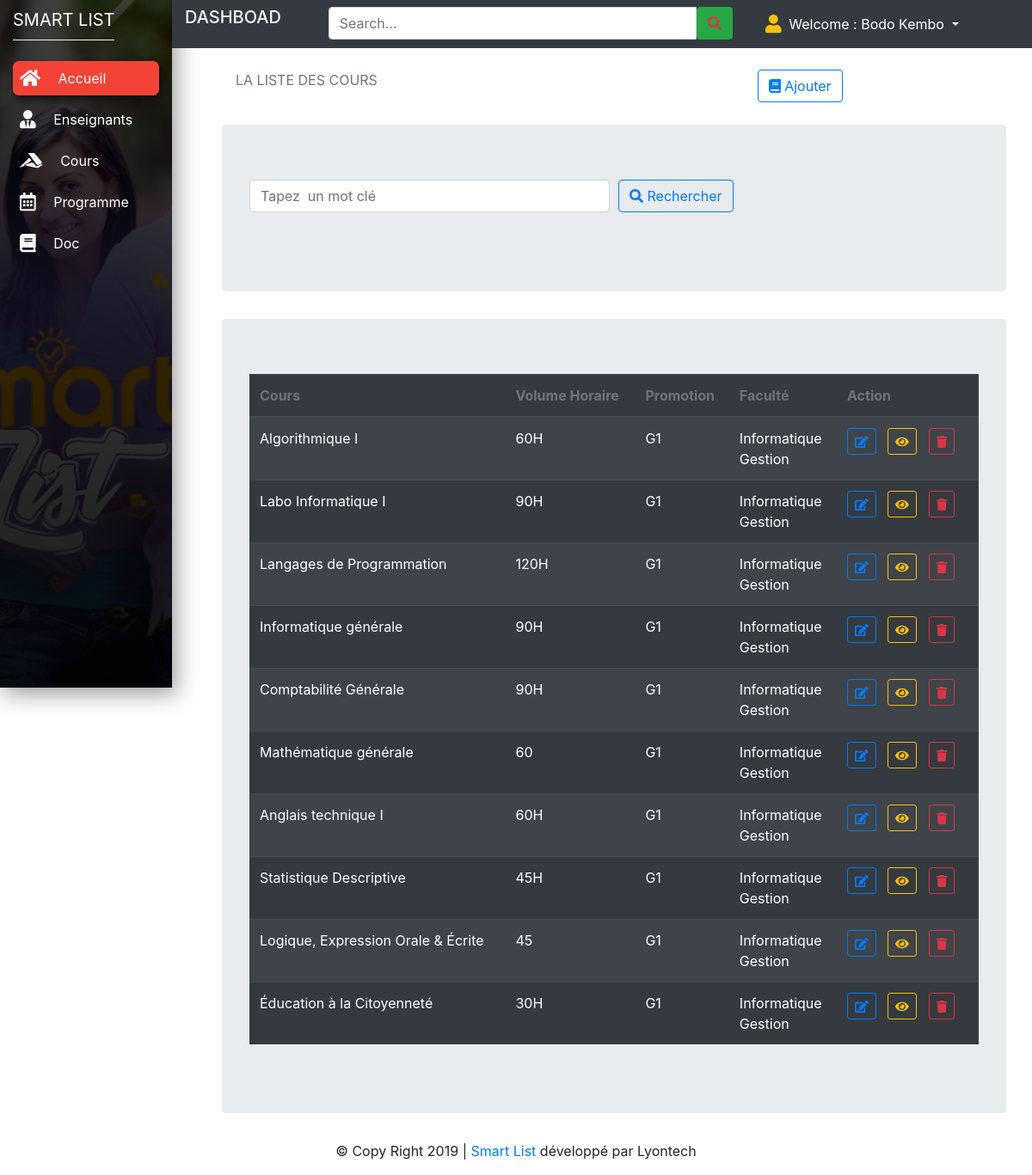
The app's page /pages/secretariat/dashboard.php?p=cours (signed in) with its own data.
### tables this page shows
CREATE TABLE `t_cours` (
  `idcours` int(11) NOT NULL,
  `idfac` int(11) DEFAULT NULL,
  `idpromo` int(11) DEFAULT NULL,
  `cours` varchar(100) DEFAULT NULL,
  `volHor` varchar(4) DEFAULT NULL,
  `description_cours` text,
  `date_at` varchar(10) DEFAULT NULL,
  `date_update` varchar(10) DEFAULT NULL
);

CREATE TABLE `t_promotion` (
  `idpromo` int(11) NOT NULL,
  `slug_promo` varchar(10) DEFAULT NULL,
  `promotion` varchar(20) DEFAULT NULL,
  `iduser` int(11) DEFAULT NULL
);

CREATE TABLE `t_faculte` (
  `idfac` int(11) NOT NULL,
  `faculte` varchar(100) DEFAULT NULL,
  `_option` varchar(100) DEFAULT NULL,
  `iduser` int(11) DEFAULT NULL
);

### pages/secretariat/cours.php (the view, shortened to what this page needs)
 <?php
require_once('../../app/cnx.php');
$name=isset($_POST['name'])?$_POST['name']:"";
  $size=isset($_GET['size'])?$_GET['size']:10;
  $page=isset($_GET['page'])?$_GET['page']:1;
  $offset=($page-1)*$size;
$query = "SELECT *
            FROM t_cours
                LEFT JOIN t_faculte ON t_faculte.idfac=t_cours.idfac
                LEFT JOIN t_promotion ON t_promotion.idpromo=t_cours.idpromo
            WHERE  cours like '%$name%'
              limit $size offset $offset";
$resultat=$bdd->query($query);
  ?>
<div style="margin-left:20%;width:5000px">
    <div class="row p-3 mb-2">
       <div class="col-md-8 ">
        <p class="text-muted">LA LISTE DES COURS</p>
       </div>
       <div class="col-md-4">
       <button type="button" class="btn btn-outline-primary my-2 my-sm-0" data-toggle="modal" data-target="#cours">
            <span class="fas fa-book"></span>
                  Ajouter
              </button>
       </div>
     </div>
    <div class="jumbotron" id="div-id-name">
          <div class="card-title">
            <form action="dashboard.php?p=cours" method="POST">
             <div class="form-row">
                <div class="form-group col-md-6">
                  <input type="text" class="form-control" name="name" autocomplete="off" placeholder="Tapez  un mot clé">
                </div>
                <div class="form-group col-md-4">
                  <button type="submit" class="btn btn-outline-primary my-2 my-sm-0"> <i class="fas fa-search"></i> Rechercher</button>
                 </div>
              </div>
            </form>
        </div>
    </div>
    <div class="jumbotron" id="div-id-name">
      <table class="table table-striped  table-dark">
        <thead>
          <tr class="text-muted bg-dark">
            <th scope="col">Cours</th>
            <th scope="col">Volume Horaire</th>
            <th scope="col">Promotion</th>
            <th scope="col">Faculté</th>
            <th scope="col">Action</th>
      </tr>
      </thead>
      <tbody>
                    <?php
                      foreach($resultat as $cours){
                        ?>
                        <tr>
                        <td>
                          <?php echo $cours['cours']?>
                        </td>
                        <td>
                          <?php echo $cours['volHor']?>
                        </td>
                        <td>
                          <?php echo $cours['slug_promo']?>
                        </td>
                        <td>
                          <?php echo $cours['faculte']?><br>
                          <?php echo $cours['_option']?>
                        </td>
                        <td>
                          <a class="btn btn-sm btn-outline-primary" href="dashboard.php?p=edit_cours&id=<?php echo $cours['idcours']?>">
                            <span class="fas fa-edit"></span>
                          </a> &nbsp;
                          <a class="btn btn-sm btn-outline-warning" href="dashboard.php?p=detail_cours&id=<?php echo $cours['idcours']?>">
                            <span class="fas fa-eye"></span>
                          </a> &nbsp;
                          <a class="btn btn-sm btn-outline-danger" href="dashboard.php?p=delete_cours&id=<?php echo $cours['idcours']?>">
                            <span class="fas fa-trash"></span>
                          </a> &nbsp;
                        </td>
                        </tr>
                  <?php
                    }
                    ?>
                  </tbody>
    </table>
    </div>
</div>

### pages/secretariat/dashboard.php (shortened to what this page needs)
<?php
	if (isset($_SESSION['id'])) {
	    $user = $_SESSION['name'];
	}
		if(!empty($user))
		{
			include('includes/head.php') ;
			include('includes/sidebar.php');
			include('includes/topbar.php');
			?>
			<section>
			  <div class="container">
			    <div class="row">
			    <?php
			      include ((isset($_GET['p'])?$_GET['p']:'rapport').'.php');
			      $content_for_layout =ob_get_clean();
			    ?>
			    <?= $content_for_layout;?>
			    </div>
			  </div>
			</section>
			<?php
			include('../includes/footer.php');
			}
	else {
	  header('location:../forbidden.php');
	}
			?>

### pages/secretariat/includes/head.php (shortened to what this page needs)
<!doctype html>
<html lang="fr">
  <head>
    <link rel="stylesheet" href="https://use.fontawesome.com/releases/v5.11.2/css/all.css">
    <link rel="stylesheet" href="https://use.fontawesome.com/releases/v5.11.2/css/v4-shims.css">
    <link rel="stylesheet" href="https://stackpath.bootstrapcdn.com/bootstrap/4.3.1/css/bootstrap.min.css">
    <link rel="stylesheet" href="../../css/design.css">
    <link rel="stylesheet" href="../../css/bootstrap.css">
  </head>
  <body>

### pages/secretariat/includes/sidebar.php (shortened to what this page needs)
<nav class="navbar navbar-expand-md navbar-light">
<div class="collapse navbar-collapse" id="myNavbar">
  <div class="container-fluid">
    <div class="row">
        <div class="col-xl-2 col-lg-2 col-md-4 sidebar fixed-top">
          <a href="#" class="navbar-brand text-white d-blcok mx-auto
          text-center py-2 mb-4 bottom-border"> SMART LIST</a>
          <ul class="navbar-nav flex-column">
            <li class="nav-item">
              <a href="dashboard.php" class="nav-link text-white p-2 mb-2 current">
                <i class="fas fa-home text-light fa-lg mr-3"></i>
                Accueil
            </a>
            </li>
            <li class="nav-item">
              <a href="dashboard.php?p=enseignant" class="nav-link text-white p-2 mb-2 sidebar-link">
                <i class="fas fa-user-tie text-light fa-lg mr-3"></i>
                Enseignants
            </a>
            </li>
            <li class="nav-item">
              <a href="dashboard.php?p=cours" class="nav-link text-white p-2 mb-2 sidebar-link">
                <i class="fab fa-accusoft text-light fa-lg mr-3"></i>
                Cours
            </a>
            </li>
            <li class="nav-item">
              <a href="dashboard.php?p=programme" class="nav-link text-white p-2 mb-2 sidebar-link">
                <i class="far fa-calendar-alt text-light fa-lg mr-3"></i>
                Programme
            </a>
            </li>
            <li class="nav-item">
              <a href="dashboard.php?p=param" class="nav-link text-white p-2 mb-2 sidebar-link">
                <i class="fas fa-book text-light fa-lg mr-3"></i>
                Doc
            </a>
            </li>
          </ul>
        </div>

### pages/secretariat/includes/topbar.php (shortened to what this page needs)
     <div class="col-xl-10 col-lg-10 col-md-8 ml-auto bg-dark fixed-top py-2 top-navbar">
          <div class="row align-item-center">
            <div class="col-md-2">
                <h5 class="text-light text-uppercase mb-0">
                  Dashboad</h5>
            </div>
            <div class="col-md-6">
              <form method="" action="">
                  <div class="input-group">
                    <input type="text" class="form-control"
                    placeholder="Search...">
                    <button type="button" class="btn btn-success">
                      <i class="fas fa-search text-danger"></i>
                    </button>
                  </div>
              </form>
            </div>
            <div class="col-md-3" >
              <ul class="navbar-nav">
               <li class="nav-item dropdown">
                    <a class="nav-link dropdown-toggle text-white" href="#" id="navbarDropdown" role="button" data-toggle="dropdown" aria-haspopup="true" aria-expanded="false">
                        <i class="fa fa-user text-warning fa-lg"></i> &nbsp;Welcome : <?php print $user ?>
                    </a>
                  </li>
              </ul>
            </div>
          </div>
        </div>
    </div>
  </div>
</div>
</nav>

### pages/includes/footer.php (shortened to what this page needs)
<p class="text-center">&copy Copy Right 2019 | <a href="pages/admin/includes/login.php">Smart List</a> développé par Lyontech</p>
  </body>
</html>

### css/design.css (style rules this page uses)
* { margin: 0px; padding: 0px; }
body { font-family: 'Montserrat', sans-serif; }
.sidebar { height: 100vh; background-image:linear-gradient(rgba(0, 0, 0, .7), rgba(0, 0, 0, .9)), url(img/img4.jpg); background-position: center; background-repeat: no-repeat; background-size: cover; box-shadow: 5px 7px 25px #999; }
.bottom-border { border-bottom: 1px groove #eee; }
.sidebar-link { transition: all .4s; }
.current { background-color: #f44336; border-radius: 7px; box-shadow: 2px 5px 10px #111; transition: all .3s }
.container-fluid { margin-left: 200px; }

### records on screen
t_cours: cours "Algorithmique I", volHor "60H", idpromo.slug_promo "G1", idfac.faculte "Informatique", idfac._option "Gestion"
t_cours: cours "Labo Informatique I", volHor "90H", idpromo.slug_promo "G1", idfac.faculte "Informatique", idfac._option "Gestion"
t_cours: cours "Langages de Programmation", volHor "120H", idpromo.slug_promo "G1", idfac.faculte "Informatique", idfac._option "Gestion"
t_cours: cours "Informatique générale", volHor "90H", idpromo.slug_promo "G1", idfac.faculte "Informatique", idfac._option "Gestion"
t_cours: cours "Comptabilité Générale", volHor "90H", idpromo.slug_promo "G1", idfac.faculte "Informatique", idfac._option "Gestion"
t_cours: cours "Mathématique générale", volHor "60", idpromo.slug_promo "G1", idfac.faculte "Informatique", idfac._option "Gestion"
t_cours: cours "Anglais technique I", volHor "60H", idpromo.slug_promo "G1", idfac.faculte "Informatique", idfac._option "Gestion"
t_cours: cours "Statistique Descriptive", volHor "45H", idpromo.slug_promo "G1", idfac.faculte "Informatique", idfac._option "Gestion"
t_cours: cours "Logique, Expression Orale & Écrite", volHor "45", idpromo.slug_promo "G1", idfac.faculte "Informatique", idfac._option "Gestion"
t_cours: cours "Éducation à la Citoyenneté", volHor "30H", idpromo.slug_promo "G1", idfac.faculte "Informatique", idfac._option "Gestion"

### other values on screen
$user "Bodo Kembo"
